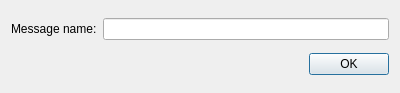
<?xml version="1.0" encoding="UTF-8"?>
<ui version="4.0">
 <class>MessageDialog</class>
 <widget class="QDialog" name="MessageDialog">
  <property name="geometry">
   <rect>
    <x>0</x>
    <y>0</y>
    <width>400</width>
    <height>93</height>
   </rect>
  </property>
  <property name="windowTitle">
   <string>Dialog</string>
  </property>
  <layout class="QVBoxLayout" name="verticalLayout">
   <item>
    <layout class="QHBoxLayout" name="horizontalLayout">
     <item>
      <widget class="QLabel" name="label">
       <property name="text">
        <string>Message name:</string>
       </property>
      </widget>
     </item>
     <item>
      <widget class="QLineEdit" name="lineEditMessageName"/>
     </item>
    </layout>
   </item>
   <item>
    <widget class="QDialogButtonBox" name="buttonBox">
     <property name="orientation">
      <enum>Qt::Horizontal</enum>
     </property>
     <property name="standardButtons">
      <set>QDialogButtonBox::Ok</set>
     </property>
    </widget>
   </item>
  </layout>
 </widget>
 <resources/>
 <connections>
  <connection>
   <sender>buttonBox</sender>
   <signal>accepted()</signal>
   <receiver>MessageDialog</receiver>
   <slot>accept()</slot>
   <hints>
    <hint type="sourcelabel">
     <x>248</x>
     <y>254</y>
    </hint>
    <hint type="destinationlabel">
     <x>157</x>
     <y>274</y>
    </hint>
   </hints>
  </connection>
  <connection>
   <sender>buttonBox</sender>
   <signal>rejected()</signal>
   <receiver>MessageDialog</receiver>
   <slot>reject()</slot>
   <hints>
    <hint type="sourcelabel">
     <x>316</x>
     <y>260</y>
    </hint>
    <hint type="destinationlabel">
     <x>286</x>
     <y>274</y>
    </hint>
   </hints>
  </connection>
 </connections>
</ui>
